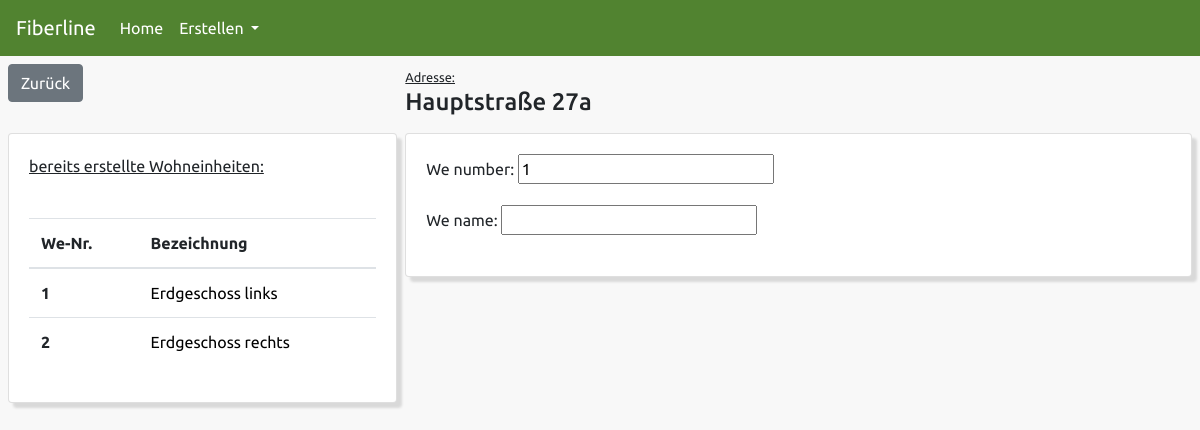
The app's page /create/wohneinheiten/1/ with its own data.
### app_fiberline/models.py (models this page shows, shortened)
class Wohneinheit(models.Model):
    hausanschlussrohr = models.ForeignKey(Hausanschlussrohr, null=False, blank=False, on_delete=models.CASCADE)
    we_number = models.IntegerField(null=False, blank=False, default=1)
    we_name = models.CharField(max_length=50, null=True, blank=True)
    user_created = models.CharField(max_length=50, null=False, blank=False)
    user_updated = models.CharField(max_length=50, null=False, blank=False, default="-")
    date_created = models.DateTimeField(auto_now_add=True)
    date_updated = models.DateTimeField(auto_now=True)

### app_fiberline/views.py (the view, shortened to what this page needs)
# urls.py: path('create/wohneinheiten/<str:pk>/', views.create_wohneinheiten, name="CreateWohneinheiten"),
def create_wohneinheiten(request, pk):
    ha_rohr_db = Hausanschlussrohr.objects.get(id=pk)
    schacht_kvz_db = Schacht_Kvz.objects.get(name=ha_rohr_db.schacht_kvz)
    we_db = Wohneinheit.objects.filter(hausanschlussrohr=ha_rohr_db)
    if not ha_rohr_db.ha_add:
        customer = f"{ha_rohr_db.strasse} {ha_rohr_db.ha_number}"
    else:
        customer = f"{ha_rohr_db.strasse} {ha_rohr_db.ha_number}{ha_rohr_db.ha_add}"
    we_future = ha_rohr_db.we_number
    we_present = we_db.count()
    we_stat = [True if we_present >= we_future else False]
    we_stat = we_stat[0]
    form = Create_Wohneinheit_Form()
    context = {'formset': form, 'ha_rohr_db': ha_rohr_db, 'schacht_kvz_db': schacht_kvz_db, 'we_db': we_db,
               'customer': customer, 'we_stat': we_stat}
    return render(request, 'app_fiberline/create_wohneinheiten.html', context)

### app_fiberline/forms.py
class Create_Wohneinheit_Form(ModelForm):
    class Meta:
        model = Wohneinheit
        exclude = [
            'hausanschlussrohr',
            'user_created',
            'user_updated',
            'date_created',
            'date_updated',
        ]

### app_fiberline/templates/app_fiberline/create_wohneinheiten.html (shortened to what this page needs)
{% extends 'app_fiberline/base.html' %}
{% block content %}
<div class="grid-container">
    <div class="content-button">
        <button type="button" class="btn btn-secondary btn-list"><a href="{% url 'SchachtKvz' schacht_kvz_db.id %}">Zurück</a></button>
    </div>
    <div class="content-title">
        <small>Adresse:</small>
        <h4>{{ customer }}</h4>
    </div>
    <div class="content-information">
        <div class="card">
            <div class="card-body">
                <p style="text-decoration: underline;">bereits erstellte Wohneinheiten:</p><br>
                <table class="table">
                    <thead>
                        <tr>
                            <th scope="col">We-Nr.</th>
                            <th scope="col">Bezeichnung</th>
                        </tr>
                    </thead>
                    <tbody>
                        {% for item in we_db %}
                            <tr>
                                <th scope="col">{{ item.we_number }}</th>
                                <td><a href="{% url 'DeleteWohneinheit' item.id %}">{{ item.we_name }}</a></td>
                            </tr>
                        {% endfor %}
                    </tbody>
                </table>
            </div>
        </div>
    </div>
    <div class="content-create">
        <div class="card">
            <div class="card-body">
                <form action="" method="post">
                    {{ formset.as_p }}
                </form>
            </div>
        </div>
    </div>
</div>
{% endblock content %}

### records on screen
Wohneinheit: we_number "1", we_name "Erdgeschoss links"
Wohneinheit: we_number "2", we_name "Erdgeschoss rechts"

### other values on screen
{{ customer }} "Hauptstraße 27a"
